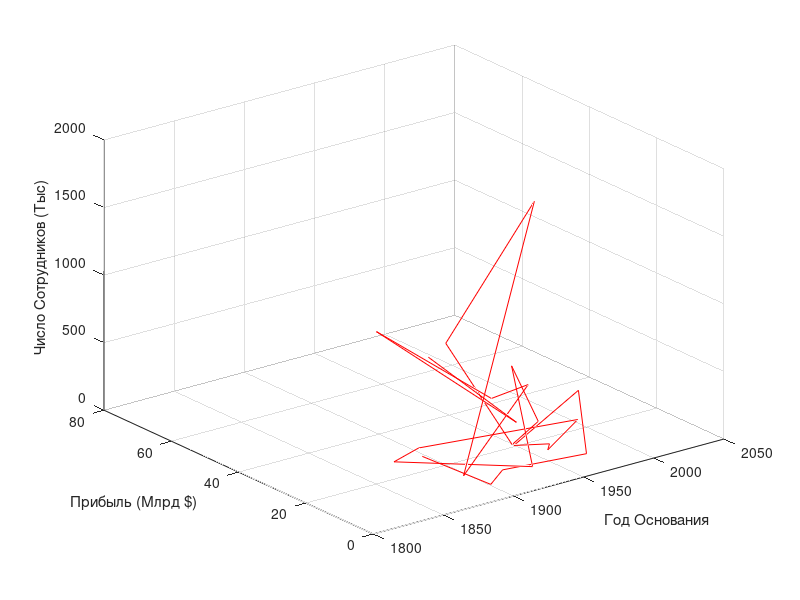

This figure's MATLAB source:
plot3([1976.0, 1938.0, 1975.0, 1937.0, 2004.0, 1886.0, 1994.0, 1998.0, 1911.0, 1968.0, 1937.0, 1916.0, 1870.0, 1866.0, 1965.0, 1946.0, 1940.0, 1929.0, 1999.0, 1964.0, 1909.0, 1891.0, 1847.0], [57.0, 15.0, 72.0, 22.0, 39.0, 9.0, 33.0, 61.0, 5.0, 21.0, 16.0, 1.0, 23.0, 14.0, 8.0, 9.0, 6.0, 12.0, 22.0, 5.0, 7.0, 3.0, 5.0], [161.0, 267.0, 181.0, 366.0, 86.0, 86.0, 1540.0, 156.0, 292.0, 121.0, 676.0, 161.0, 74.0, 291.0, 292.0, 109.0, 205.0, 155.0, 252.0, 76.0, 88.0, 77.0, 385.0], 'r')
xlabel('Год Основания')
ylabel('Прибыль (Млрд $)')
zlabel('Число Сотрудников (Тыс)')
grid on
pause